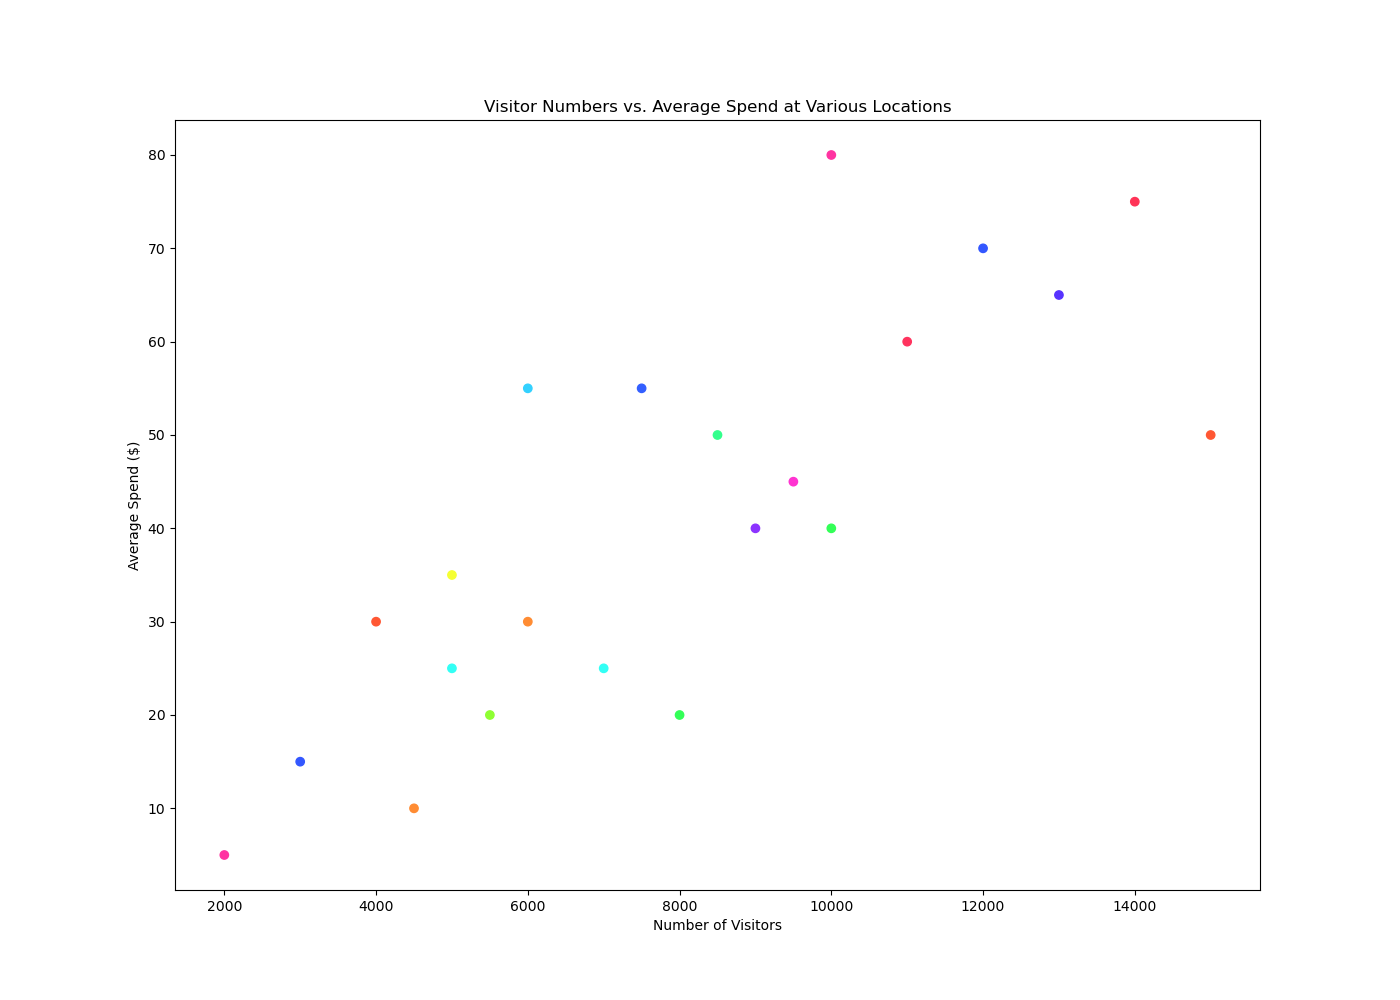

Generate this figure with Python:

import matplotlib.pyplot as plt

# Data
locations = ["Beach", "Museum", "Mountain", "Theme Park", "Zoo", 
             "Aquarium", "Historical Site", "National Park", "Botanical Garden", "Concert Hall", 
             "Cinema", "Art Gallery", "Festival", "Sports Event", "Market", 
             "Theatre", "Exhibition", "Food Fair", "Street Performance", "Library", 
             "Lecture", "Book Fair"]
visitors = [15000, 8000, 12000, 10000, 6000, 7000, 9000, 11000, 5000, 7500, 
            9500, 8500, 13000, 14000, 5500, 6000, 4000, 10000, 3000, 2000, 
            4500, 5000]
average_spend = [50, 20, 70, 80, 30, 25, 40, 60, 35, 55, 45, 50, 65, 75, 20, 55, 30, 40, 15, 5, 10, 25]

# Create figure and axis objects
fig, ax = plt.subplots(figsize=(14, 10))

# Scatter plot
ax.scatter(visitors, average_spend, color=["#FF5733", "#33FF57", "#3357FF", "#FF33A1", "#FF8C33", 
                                           "#33FFF5", "#8C33FF", "#FF335E", "#F5FF33", "#335FFF", 
                                           "#FF33D1", "#33FF8C", "#5733FF", "#FF3357", "#8FFF33", 
                                           "#33D1FF", "#FF5733", "#33FF57", "#3357FF", "#FF33A1", 
                                           "#FF8C33", "#33FFF5"])

# Title and labels
plt.title('Visitor Numbers vs. Average Spend at Various Locations')
plt.xlabel('Number of Visitors')
plt.ylabel('Average Spend ($)')

# Show plot
plt.show()
